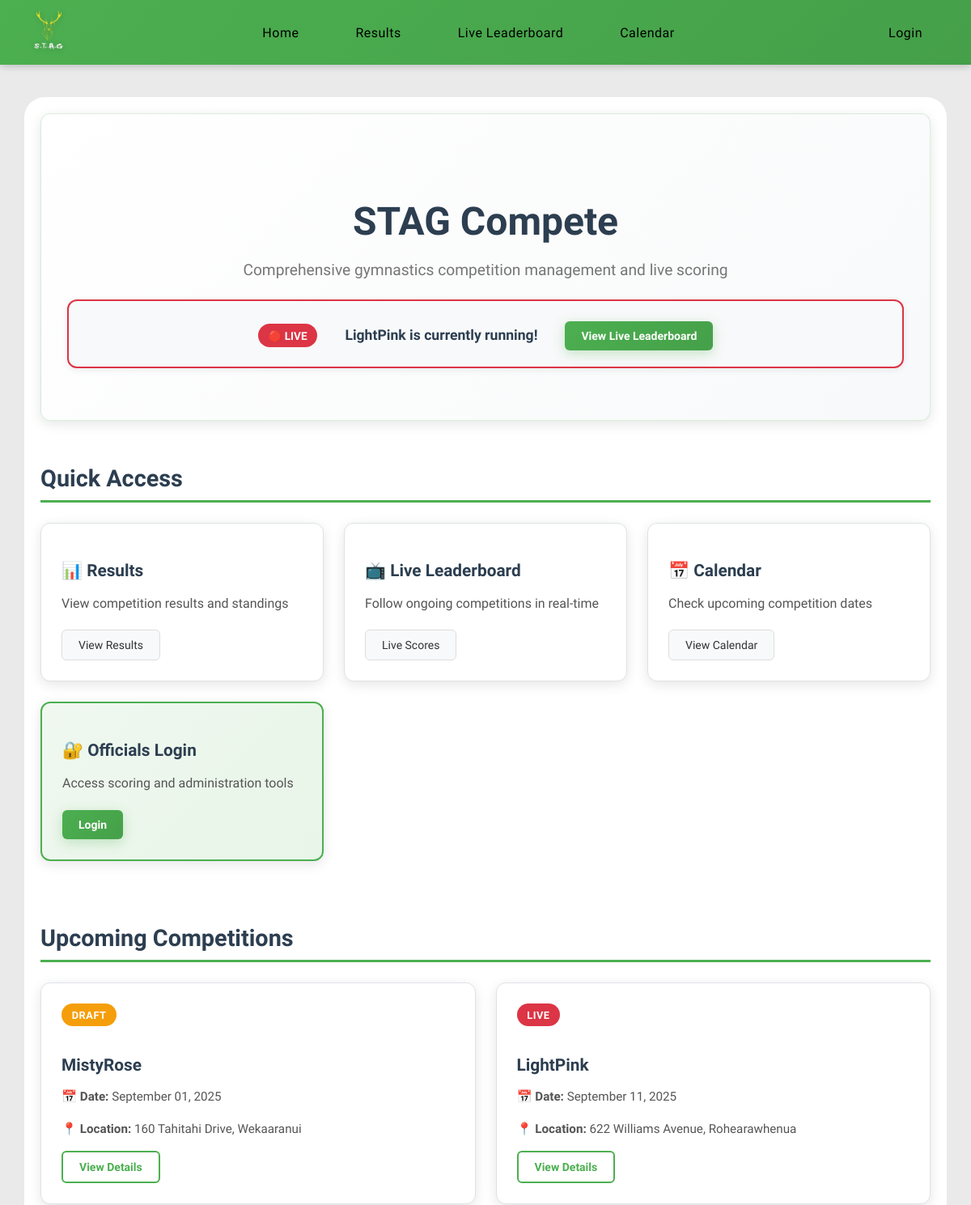
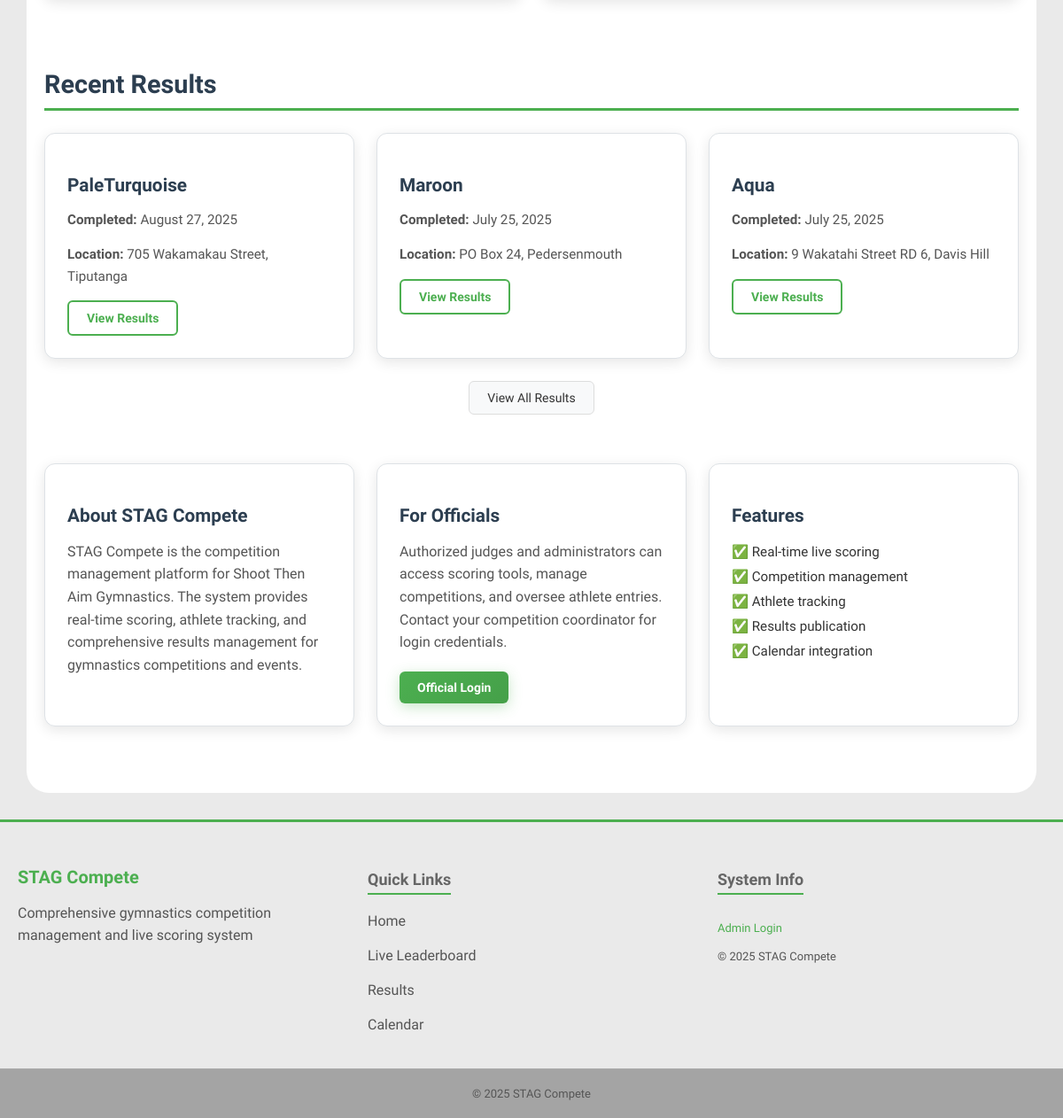
The page / on the database its author committed (2 pictures, top to bottom).
### models.py (models this page shows)
class Competitions(db.Model):
    __tablename__ = 'competitions'
    id = db.Column(
        db.Integer, primary_key=True
    )
    season_id = db.Column(
        db.Integer, db.ForeignKey('seasons.id'), nullable=False
    )
    name = db.Column(
        db.String(50), nullable=False
    )
    address = db.Column(
        db.String(100), nullable=False
    )
    competition_date = db.Column(
        db.Date, nullable=True
    )
    status = db.Column(
        db.String(20), nullable=False, default='draft'
    )  # Options: 'draft', 'live', 'ended'
    started_at = db.Column(
        db.DateTime, nullable=True
    )
    ended_at = db.Column(
        db.DateTime, nullable=True
    )
    entries = db.relationship(
        'Entries', backref='competitions'
    )
    season = db.relationship(
        'Seasons', backref='competitions'
    )

### routes.py (the view)
@main.route('/')
def home():
    upcoming_competitions = models.Competitions.query.filter(
        models.Competitions.competition_date >= datetime.now().date(),
        models.Competitions.status.in_(['draft', 'live'])
    ).order_by(models.Competitions.competition_date).limit(3).all()
    live_competitions = models.Competitions.query.filter(
        models.Competitions.status == 'live'
    ).all()
    recent_results = models.Competitions.query.filter(
        models.Competitions.status == 'ended'
    ).order_by(models.Competitions.ended_at.desc()).limit(3).all()
    return render_template('home.html',
                           upcoming_competitions=upcoming_competitions,
                           live_competitions=live_competitions,
                           recent_results=recent_results)

### routes.py (called while the page is built)
@main.context_processor  # Ensures this is run before any other routes
def inject_user():
    return dict(
        logged_in='user_id' in session,
        user_roles=session.get('roles', []),
        is_admin='admin' in session.get('roles', []),
        is_judge='judges' in session.get('roles', []),
        user_id=session.get('user_id')
    )

### templates/home.html (shortened to what this page needs)
{% extends 'layout.html' %}
{% block content %}
<div class="content">
    <section class="hero-section">
        <div class="hero-content">
            <h1 class="hero-title">STAG Compete</h1>
            <p class="hero-subtitle">Comprehensive gymnastics competition management and live scoring</p>
            {% if live_competitions %}
            <div class="live-alert">
                <span class="live-badge">🔴 LIVE</span>
                {% for comp in live_competitions %}
                <strong>{{ comp.name }} is currently running!</strong>
                {% endfor %}
                <a href="{{ url_for('main.live') }}" class="btn btn-primary">View Live Leaderboard</a>
            </div>
            {% endif %}
        </div>
    </section>
    <section class="quick-actions">
        <h2>Quick Access</h2>
        <div class="action-grid">
            <div class="action-card">
                <h3>📊 Results</h3>
                <p>View competition results and standings</p>
                <a href="{{ url_for('main.results') }}" class="btn btn-secondary">View Results</a>
            </div>
            <div class="action-card">
                <h3>📺 Live Leaderboard</h3>
                <p>Follow ongoing competitions in real-time</p>
                <a href="{{ url_for('main.live') }}" class="btn btn-secondary">Live Scores</a>
            </div>
            <div class="action-card">
                <h3>📅 Calendar</h3>
                <p>Check upcoming competition dates</p>
                <a href="{{ url_for('main.calendar_view') }}" class="btn btn-secondary">View Calendar</a>
            </div>
            {% if not logged_in %}
            <div class="action-card official-login">
                <h3>🔐 Officials Login</h3>
                <p>Access scoring and administration tools</p>
                <a href="{{ url_for('main.login') }}" class="btn btn-primary">Login</a>
            </div>
            {% endif %}
        </div>
    </section>
    {% if upcoming_competitions %}
    <section class="upcoming-section">
        <h2>Upcoming Competitions</h2>
        <div class="competition-grid">
            {% for competition in upcoming_competitions %}
            <div class="competition-card">
                <div class="competition-status {{ competition.status }}">
                    {{ competition.status.title() }}
                </div>
                <h3>{{ competition.name }}</h3>
                <div class="competition-details">
                    <p><strong>📅 Date:</strong>
                        {% if competition.competition_date %}
                        {{ competition.competition_date.strftime('%B %d, %Y') }}
                        {% else %}
                        TBD
                        {% endif %}
                    </p>
                    <p><strong>📍 Location:</strong> {{ competition.address }}</p>
                </div>
                <a href="{{ url_for('main.competition_details', competition_id=competition.id) }}"
                    class="btn btn-outline">View Details</a>
            </div>
            {% endfor %}
        </div>
    </section>
    {% endif %}
    {% if recent_results %}
    <section class="recent-results">
        <h2>Recent Results</h2>
        <div class="results-grid">
            {% for competition in recent_results %}
            <div class="result-card">
                <h3>{{ competition.name }}</h3>
                <div class="result-info">
                    <p><strong>Completed:</strong>
                        {% if competition.ended_at %}
                        {{ competition.ended_at.strftime('%B %d, %Y') }}
                        {% else %}
                        Recently
                        {% endif %}
                    </p>
                    <p><strong>Location:</strong> {{ competition.address }}</p>
                </div>
                <a href="{{ url_for('main.competition_details', competition_id=competition.id) }}"
                    class="btn btn-outline">View Results</a>
            </div>
            {% endfor %}
        </div>
        <div class="view-all">
            <a href="{{ url_for('main.results') }}" class="btn btn-secondary">View All Results</a>
        </div>
    </section>
    {% endif %}
    <section class="system-info">
        <div class="info-grid">
            <div class="info-card">
                <h3>About STAG Compete</h3>
                <p>STAG Compete is the competition management platform for Shoot Then Aim Gymnastics.
                    The system provides real-time scoring, athlete tracking, and comprehensive results management
                    for gymnastics competitions and events.</p>
            </div>
            <div class="info-card">
                <h3>For Officials</h3>
                <p>Authorized judges and administrators can access scoring tools, manage competitions, and oversee
                    athlete entries. Contact your competition coordinator for login credentials.</p>
                {% if not logged_in %}
                <a href="{{ url_for('main.login') }}" class="btn btn-primary">Official Login</a>
                {% endif %}
            </div>
            <div class="info-card">
                <h3>Features</h3>
                <ul class="feature-list">
                    <li>✅ Real-time live scoring</li>
                    <li>✅ Competition management</li>
                    <li>✅ Athlete tracking</li>
                    <li>✅ Results publication</li>
                    <li>✅ Calendar integration</li>
                </ul>
            </div>
        </div>
    </section>
</div>
{% endblock %}

### static/css/variables.css (style rules this page uses)
:root { --primary-green: #4CAF50; --primary-green-dark: #45a049; --primary-green-darker: #3d8b40; --background-light: #eaeaea; --background-white: #ffffff; --background-section: #f8f9fa; --background-section-alt: #e9ecef; --text-primary: #000000; --text-secondary: #333333; --text-muted: #555555; --text-light: #666666; --text-dark: #2c3e50; --border-light: #ddd; --border-lighter: #dee2e6; --border-lightest: #e0e0e0; --error-color: #dc3545; --error-background: rgba(220, 53, 69, 0.1); --success-color: #28a745; --warning-color: #f59e0b; --info-color: #007bff; --shadow-sm: 0 2px 8px rgba(0, 0, 0, 0.08); --shadow-md: 0 4px 15px rgba(0, 0, 0, 0.1); --shadow-lg: 0 10px 30px rgba(0, 0, 0, 0.3); --shadow-green: 0 4px 15px rgba(76, 175, 80, 0.3); --border-radius-sm: 6px; --border-radius-md: 12px; --border-radius-lg: 15px; --border-radius-xl: 25px; --spacing-xs: 5px; --spacing-sm: 10px; --spacing-md: 15px; --spacing-lg: 20px; --spacing-xl: 25px; --spacing-2xl: 30px; --transition-fast: all 0.3s ease; --transition-slow: all 0.5s ease; --font-size-xs: 12px; --font-size-sm: 13px; --font-size-base: 14px; --font-size-md: 16px; --font-size-lg: 18px; --font-size-xl: 20px; --font-size-2xl: 24px; --font-size-3xl: 32px; --nav-height: 80px; --container-max-width: 1400px; }

### static/css/base.css (style rules this page uses)
html, body { min-height: 100vh; margin: 0; padding: 0; background-color: var(--background-light); font-family: 'Lexend', sans-serif; padding-top: 60px; display: flex; flex-direction: column; }

### static/css/components.css (style rules this page uses)
.btn { display: inline-block; padding: var(--spacing-sm) var(--spacing-lg); border: none; border-radius: var(--border-radius-sm); font-size: var(--font-size-base); font-weight: 500; font-family: 'Lexend', sans-serif; cursor: pointer; text-decoration: none; text-align: center; transition: var(--transition-fast); box-sizing: border-box; background-color: var(--primary-green); color: white; }
.btn-primary { background: linear-gradient(135deg, var(--primary-green), var(--primary-green-dark)); color: white; box-shadow: var(--shadow-green); font-weight: 600; border: none; }
.btn-secondary { background: var(--background-section); color: var(--text-secondary); border: 1px solid var(--border-light); }
.btn-outline { background: transparent; color: var(--primary-green); border: 2px solid var(--primary-green); font-weight: 600; }

### static/css/layout.css (style rules this page uses)
.content { margin: 0 auto; padding: var(--spacing-lg); font-weight: 300; color: var(--text-primary); background-color: var(--background-white); border-radius: var(--border-radius-xl); width: 100%; max-width: 95%; box-sizing: border-box; display: flex; flex-direction: column; overflow: visible; }

### rows shown on the page
Competitions: name "LightPink", status "LIVE", competition_date "September 11, 2025", address "622 Williams Avenue, Rohearawhenua"
Competitions: status "DRAFT", name "MistyRose", competition_date "September 01, 2025", address "160 Tahitahi Drive, Wekaaranui"
Competitions: name "PaleTurquoise", ended_at "August 27, 2025", address "705 Wakamakau Street, Tiputanga"
Competitions: name "Maroon", ended_at "July 25, 2025", address "PO Box 24, Pedersenmouth"
Competitions: name "Aqua", ended_at "July 25, 2025", address "9 Wakatahi Street RD 6, Davis Hill"
